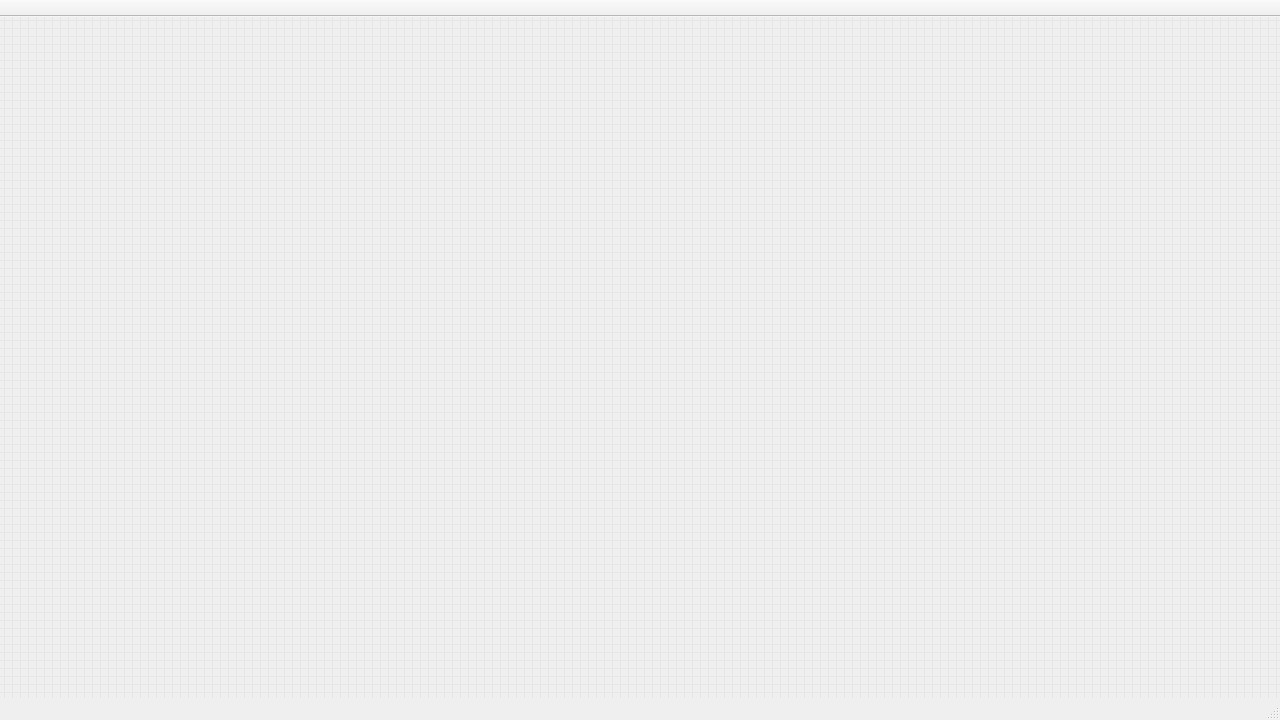
<?xml version="1.0" encoding="UTF-8"?>
<ui version="4.0">
 <class>MainWindow</class>
 <widget class="QMainWindow" name="MainWindow">
  <property name="geometry">
   <rect>
    <x>0</x>
    <y>0</y>
    <width>1280</width>
    <height>720</height>
   </rect>
  </property>
  <property name="windowTitle">
   <string>SpecViz</string>
  </property>
  <property name="unifiedTitleAndToolBarOnMac">
   <bool>true</bool>
  </property>
  <widget class="QWidget" name="centralwidget">
   <layout class="QVBoxLayout" name="verticalLayout">
    <property name="leftMargin">
     <number>0</number>
    </property>
    <property name="topMargin">
     <number>0</number>
    </property>
    <property name="rightMargin">
     <number>0</number>
    </property>
    <property name="bottomMargin">
     <number>0</number>
    </property>
    <item>
     <widget class="QMdiArea" name="mdi_area">
      <property name="frameShadow">
       <enum>QFrame::Plain</enum>
      </property>
      <property name="background">
       <brush brushstyle="CrossPattern">
        <color alpha="255">
         <red>230</red>
         <green>230</green>
         <blue>230</blue>
        </color>
       </brush>
      </property>
      <property name="viewMode">
       <enum>QMdiArea::SubWindowView</enum>
      </property>
      <property name="documentMode">
       <bool>false</bool>
      </property>
     </widget>
    </item>
   </layout>
  </widget>
  <widget class="QStatusBar" name="status_bar"/>
  <widget class="QToolBar" name="tool_bar">
   <property name="windowTitle">
    <string>toolBar</string>
   </property>
   <property name="movable">
    <bool>false</bool>
   </property>
   <property name="floatable">
    <bool>false</bool>
   </property>
   <attribute name="toolBarArea">
    <enum>TopToolBarArea</enum>
   </attribute>
   <attribute name="toolBarBreak">
    <bool>false</bool>
   </attribute>
  </widget>
 </widget>
 <resources/>
 <connections/>
</ui>
